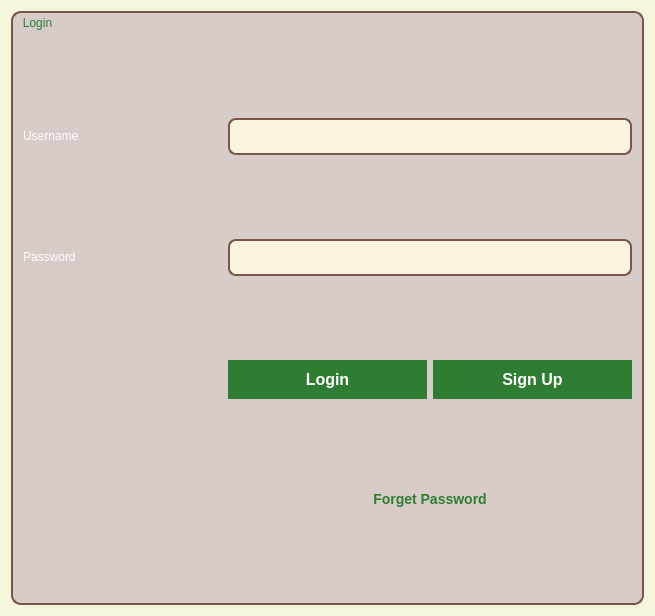
<?xml version="1.0" encoding="UTF-8"?>
<ui version="4.0">
 <class>Login</class>
 <widget class="QDialog" name="Login">
  <property name="geometry">
   <rect>
    <x>0</x>
    <y>0</y>
    <width>655</width>
    <height>616</height>
   </rect>
  </property>
  <property name="windowTitle">
   <string>Dialog</string>
  </property>
  <property name="styleSheet">
   <string notr="true">background-color: #F5F5DC;</string>
  </property>
  <layout class="QVBoxLayout" name="verticalLayout">
   <item>
    <widget class="QGroupBox" name="loginGroup">
     <property name="styleSheet">
      <string notr="true">QGroupBox {
    font: 16pt &quot;Georgia&quot;;
    background-color: #D7CCC8; /* bois clair */
    border: 2px solid #795548; /* marron */
    border-radius: 10px;
    color: #4E342E;
    padding: 10px;
    background-image:url(':/background.jpg');
}

QGroupBox::title {
    subcontrol-origin: margin;
    subcontrol-position: top left;
    padding: 5px 10px;
    color: #2E7D32;  /* vert forêt */
    background-color: transparent;
    font-weight: bold;
}
</string>
     </property>
     <property name="title">
      <string>Login</string>
     </property>
     <layout class="QGridLayout" name="gridLayout_2">
      <item row="1" column="0">
       <widget class="QLabel" name="label_7">
        <property name="styleSheet">
         <string notr="true">QLabel {
    font: 600 italic 20pt &quot;Georgia&quot;;
    color: #4E342E;
    background-color: transparent;
}
</string>
        </property>
        <property name="text">
         <string>&lt;html&gt;&lt;head/&gt;&lt;body&gt;&lt;p&gt;&lt;span style=&quot; color:#ffffff;&quot;&gt;Username&lt;/span&gt;&lt;/p&gt;&lt;/body&gt;&lt;/html&gt;</string>
        </property>
       </widget>
      </item>
      <item row="1" column="1" colspan="2">
       <widget class="QLineEdit" name="username">
        <property name="styleSheet">
         <string notr="true">QLineEdit {
    background-color: #FAF3E0;
    border: 2px solid #795548;
    border-radius: 8px;
    padding: 6px 10px;
    font-size: 16px;
    color: #4E342E;
    font-weight: bold;
}

QLineEdit:hover {
    border: 2px solid #5D4037;
    background-color: #FFF8E1;
}

QLineEdit:focus {
    border: 2px solid #2E7D32;
    background-color: #FFFFFF;
    font-size: 17px;
}
</string>
        </property>
       </widget>
      </item>
      <item row="3" column="2">
       <widget class="QPushButton" name="signUpButton">
        <property name="styleSheet">
         <string notr="true">QPushButton {
    background-color: #2E7D32;
    color: white;
    border-radius: 20px;
    padding: 10px 20px;
    font-size: 16px;
    font-weight: bold;
    border: none;
}

QPushButton:hover {
    background-color: #66BB6A;  /* vert doux */
    border: 1px solid #795548;  /* effet bois */
    color: #4E342E;
}

QPushButton:pressed {
    background-color: #1B5E20;
    color: #D7CCC8;
    font-size: 15px;
    padding: 11px 21px;
}

QPushButton:focus {
    outline: none;
    border: 2px solid #A1887F;
}
</string>
        </property>
        <property name="text">
         <string>Sign Up</string>
        </property>
       </widget>
      </item>
      <item row="3" column="1">
       <widget class="QPushButton" name="loginButton">
        <property name="mouseTracking">
         <bool>true</bool>
        </property>
        <property name="styleSheet">
         <string notr="true">QPushButton {
    background-color: #2E7D32;
    color: white;
    border-radius: 20px;
    padding: 10px 20px;
    font-size: 16px;
    font-weight: bold;
    border: none;
}

QPushButton:hover {
    background-color: #66BB6A;  /* vert doux */
    border: 1px solid #795548;  /* effet bois */
    color: #4E342E;
}

QPushButton:pressed {
    background-color: #1B5E20;
    color: #D7CCC8;
    font-size: 15px;
    padding: 11px 21px;
}

QPushButton:focus {
    outline: none;
    border: 2px solid #A1887F;
}
</string>
        </property>
        <property name="text">
         <string>Login</string>
        </property>
        <property name="autoDefault">
         <bool>true</bool>
        </property>
        <property name="default">
         <bool>false</bool>
        </property>
       </widget>
      </item>
      <item row="4" column="1" colspan="2">
       <widget class="QPushButton" name="forgetPasswdBtn">
        <property name="focusPolicy">
         <enum>Qt::FocusPolicy::ClickFocus</enum>
        </property>
        <property name="styleSheet">
         <string notr="true">#forgetPasswdBtn {
    background-color: #D7CCC8;
    color: #2E7D32;
    border: none;
    border-radius: 15px;
    padding: 8px 16px;
    font-size: 14px;
    font-weight: 600;
}

#forgetPasswdBtn:hover {
    background-color: #BCAAA4;
    color: #1B5E20;
    border: 1px solid #6D4C41;
}

#forgetPasswdBtn:pressed {
    background-color: #8D6E63;
    color: white;
    font-size: 13.5px;
}
</string>
        </property>
        <property name="text">
         <string>Forget Password</string>
        </property>
       </widget>
      </item>
      <item row="2" column="1" colspan="2">
       <widget class="QLineEdit" name="password">
        <property name="styleSheet">
         <string notr="true">QLineEdit {
    background-color: #FAF3E0;
    border: 2px solid #795548;
    border-radius: 8px;
    padding: 6px 10px;
    font-size: 16px;
    color: #4E342E;
    font-weight: bold;
}

QLineEdit:hover {
    border: 2px solid #5D4037;
    background-color: #FFF8E1;
}

QLineEdit:focus {
    border: 2px solid #2E7D32;
    background-color: #FFFFFF;
    font-size: 17px;
}
</string>
        </property>
        <property name="echoMode">
         <enum>QLineEdit::EchoMode::Password</enum>
        </property>
       </widget>
      </item>
      <item row="2" column="0">
       <widget class="QLabel" name="label_6">
        <property name="styleSheet">
         <string notr="true">QLabel {
    font: bold 18px &quot;Georgia&quot;;
    color: rgb(85, 0, 127);
    background-color: transparent;
	font: 600 italic 22pt &quot;Segoe UI&quot;;
}</string>
        </property>
        <property name="text">
         <string>&lt;html&gt;&lt;head/&gt;&lt;body&gt;&lt;p&gt;&lt;span style=&quot; color:#ffffff;&quot;&gt;Password&lt;/span&gt;&lt;/p&gt;&lt;/body&gt;&lt;/html&gt;</string>
        </property>
       </widget>
      </item>
     </layout>
    </widget>
   </item>
  </layout>
 </widget>
 <resources/>
 <connections/>
</ui>
